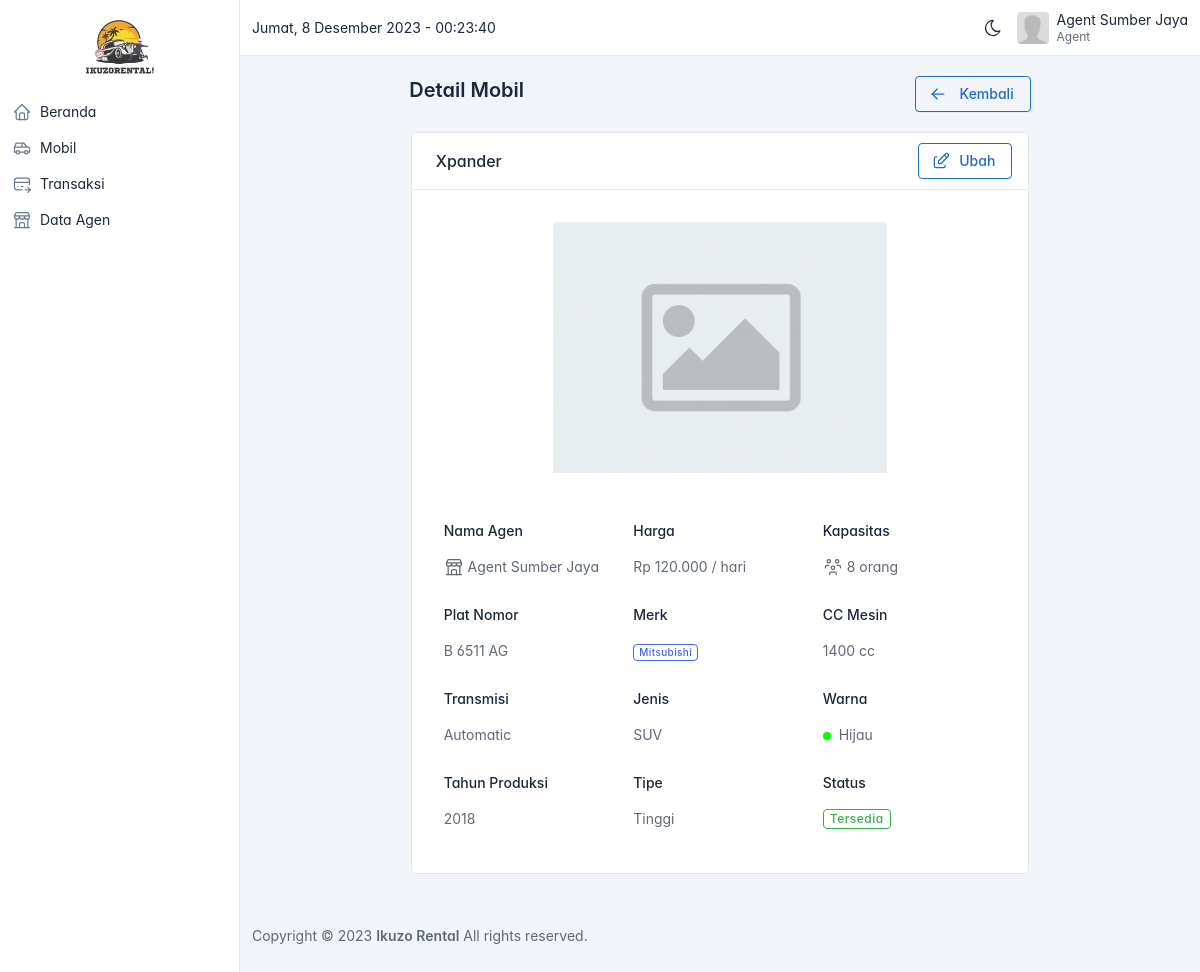
Page /agent/detail-mobil.php?id=5 (signed in) on the committed database.
### tables this page shows
CREATE TABLE `mobil` (
  `id` bigint(20) UNSIGNED NOT NULL,
  `agen_id` bigint(20) UNSIGNED NOT NULL,
  `merk_id` bigint(20) UNSIGNED NOT NULL,
  `jenis_id` bigint(20) UNSIGNED NOT NULL,
  `transmisi_id` bigint(20) UNSIGNED NOT NULL,
  `warna_id` bigint(20) UNSIGNED NOT NULL,
  `cc_id` bigint(20) UNSIGNED NOT NULL,
  `tipe_id` bigint(20) UNSIGNED NOT NULL,
  `nama` varchar(255) NOT NULL,
  `plat_nomor` varchar(255) NOT NULL,
  `tahun` varchar(255) DEFAULT NULL,
  `harga` bigint(20) NOT NULL,
  `kapasitas` int(11) NOT NULL,
  `foto` varchar(255) DEFAULT NULL,
  `status` varchar(255) NOT NULL DEFAULT 'available'
);

CREATE TABLE `agen` (
  `id` bigint(20) UNSIGNED NOT NULL,
  `user_id` bigint(20) UNSIGNED NOT NULL,
  `nama` varchar(255) NOT NULL,
  `alamat` varchar(255) DEFAULT NULL,
  `telepon` varchar(255) DEFAULT NULL,
  `no_rekening` varchar(255) DEFAULT NULL,
  `bank` varchar(255) DEFAULT NULL,
  `atas_nama` varchar(255) DEFAULT NULL
);

CREATE TABLE `merk_mobil` (
  `id` bigint(20) UNSIGNED NOT NULL,
  `nama` varchar(255) NOT NULL
);

CREATE TABLE `cc` (
  `id` bigint(20) UNSIGNED NOT NULL,
  `nama` varchar(255) NOT NULL
);

CREATE TABLE `transmisi` (
  `id` bigint(20) UNSIGNED NOT NULL,
  `nama` varchar(255) NOT NULL
);

CREATE TABLE `jenis_mobil` (
  `id` bigint(20) UNSIGNED NOT NULL,
  `nama` varchar(255) NOT NULL
);

CREATE TABLE `warna` (
  `id` bigint(20) UNSIGNED NOT NULL,
  `nama` varchar(255) NOT NULL,
  `kode` varchar(255) NOT NULL
);

CREATE TABLE `tipe_mobil` (
  `id` bigint(20) UNSIGNED NOT NULL,
  `nama` varchar(255) NOT NULL
);

### helper/helpers.php (called while the page is built, shortened)
<?php
function asset($path)
{
  $request_uri = $_SERVER['REQUEST_URI'];
  $array = explode('/', $request_uri);
  $app_url = $array[0] . '/' . $array[1];
  return $app_url . '/assets/' . $path;
}
function format_rupiah($angka)
{
  $hasil_rupiah = "Rp " . number_format($angka, 0, ',', '.');
  return $hasil_rupiah;
}

### agent/detail-mobil.php (the view, shortened to what this page needs)
<?php
include('partials/header.php');
$id = $_GET['id'];
$qeury = "
  SELECT
    mobil.*,
    merk_mobil.nama AS merk,
    jenis_mobil.nama AS jenis,
    transmisi.nama AS transmisi,
    warna.nama AS warna,
    warna.kode AS kode_warna,
    cc.nama AS cc,
    agen.nama AS agen,
    tipe_mobil.nama AS tipe
  FROM mobil
  JOIN merk_mobil ON merk_mobil.id = mobil.merk_id
  JOIN jenis_mobil ON jenis_mobil.id = mobil.jenis_id
  JOIN transmisi ON transmisi.id = mobil.transmisi_id
  JOIN warna ON warna.id = mobil.warna_id
  JOIN cc ON cc.id = mobil.cc_id
  JOIN agen ON agen.id = mobil.agen_id
  JOIN tipe_mobil ON tipe_mobil.id = mobil.tipe_id
  WHERE mobil.id = $id
";
$result = mysqli_query($conn, $qeury);
$car = mysqli_fetch_assoc($result);
?>
<div class="page-header d-print-none">
  <div class="container-xl">
    <div class="row g-2 align-items-center justify-content-center">
      <div class="col-12 col-lg-8 col-md-10">
        <div class="row">
          <div class="col">
            <h2 class="page-title">
              Detail Mobil
            </h2>
          </div>
          <div class="col-auto ms-auto d-print-none">
            <div class="btn-list d-flex">
              <a href="mobil.php" class="btn btn-outline-primary d-none d-sm-inline-block">
                Kembali
              </a>
            </div>
          </div>
        </div>
      </div>
    </div>
  </div>
</div>
<div class="page-body">
  <div class="container-xl">
    <div class="row row-cards justify-content-center">
      <div class="col-lg-8 col-md-10">
        <div class="card">
          <div class="card-header">
            <h3 class="card-title"><?= $car['nama'] ?></h3>
            <div class="card-actions">
              <a class="btn btn-outline-primary w-100" href="ubah-mobil.php?id=<?= $car['id'] ?>">
                Ubah
              </a>
            </div>
          </div>
          <div class="px-sm-5 py-3 py-sm-4 w-75 mx-auto">
            <a data-fslightbox="gallery<?= $index ?>" href="<?= asset($car['foto'] != '' ? $car['foto'] : 'images/default.png') ?>">
              <div class="img-responsive card-img-top" style="background-image: url(<?= asset($car['foto'] != '' ? $car['foto'] : 'images/default.png') ?>)">
              </div>
            </a>
          </div>
          <div class="card-body px-4">
            <div class="row">
              <div class="col-md-4 col-6">
                <div class="mb-3">
                  <label class="form-label">Nama Agen</label>
                  <div class="form-control-plaintext">
                    <div class="text-muted mb-1">
                      <?= $car['agen'] ?>
                    </div>
                  </div>
                </div>
              </div>
              <div class="col-md-4 col-6">
                <div class="mb-3">
                  <label class="form-label">Harga</label>
                  <div class="form-control-plaintext">
                    <div class="text-muted mb-1">
                      <?= format_rupiah($car['harga']) ?> / hari
                    </div>
                  </div>
                </div>
              </div>
              <div class="col-md-4 col-6">
                <div class="mb-3">
                  <label class="form-label">Kapasitas</label>
                  <div class="form-control-plaintext">
                    <div class="text-muted mb-1">
                      <?= $car['kapasitas'] ?> orang
                    </div>
                  </div>
                </div>
              </div>
              <div class="col-md-4 col-6">
                <div class="mb-3">
                  <label class="form-label">Plat Nomor</label>
                  <div class="form-control-plaintext">
                    <div class="text-muted mb-1">
                      <?= $car['plat_nomor'] ?>
                    </div>
                  </div>
                </div>
              </div>
              <div class="col-md-4 col-6">
                <div class="mb-3">
                  <label class="form-label">Merk</label>
                  <div class="form-control-plaintext">
                    <div class="text-muted mb-1">
                      <span class="badge badge-outline text-indigo fs-6"><?= $car['merk'] ?></span>
                    </div>
                  </div>
                </div>
              </div>
              <div class="col-md-4 col-6">
                <div class="mb-3">
                  <label class="form-label">CC Mesin</label>
                  <div class="form-control-plaintext">
                    <div class="text-muted mb-1">
                      <?= $car['cc'] ?> cc
                    </div>
                  </div>
                </div>
              </div>
              <div class="col-md-4 col-6">
                <div class="mb-3">
                  <label class="form-label">Transmisi</label>
                  <div class="form-control-plaintext">
                    <div class="text-muted mb-1">
                      <?= $car['transmisi'] ?>
                    </div>
                  </div>
                </div>
              </div>
              <div class="col-md-4 col-6">
                <div class="mb-3">
                  <label class="form-label">Jenis</label>
                  <div class="form-control-plaintext">
                    <div class="text-muted mb-1">
                      <?= $car['jenis'] ?>
                    </div>
                  </div>
                </div>
              </div>
              <div class="col-md-4 col-6">
                <div class="mb-3">
                  <label class="form-label">Warna</label>
                  <div class="form-control-plaintext">
                    <div class="text-muted mb-1">
                      <span class="badge me-1" style="background-color: <?= $car['kode_warna'] ?>;"></span>
                      <?= $car['warna'] ?>
                    </div>
                  </div>
                </div>
              </div>
              <div class="col-md-4 col-6">
                <div class="mb-3">
                  <label class="form-label">Tahun Produksi</label>
                  <div class="form-control-plaintext">
                    <div class="text-muted mb-1">
                      <?= $car['tahun'] ?>
                    </div>
                  </div>
                </div>
              </div>
              <div class="col-md-4 col-6">
                <div class="mb-3">
                  <label class="form-label">Tipe</label>
                  <div class="form-control-plaintext">
                    <div class="text-muted mb-1">
                      <?= $car['tipe'] ?>
                    </div>
                  </div>
                </div>
              </div>
              <div class="col-md-4 col-6">
                <div class="mb-3">
                  <label class="form-label">Status</label>
                  <div class="form-control-plaintext">
                    <div class="text-muted mb-1">
                      <span class="badge badge-outline text-<?= $car['status'] == 'available' ? 'green' : 'pink' ?>">
                        <?= $car['status'] == 'available' ? 'Tersedia' : 'Tidak Tersedia' ?>
                      </span>
                    </div>
                  </div>
                </div>
              </div>
            </div>
          </div>
        </div>
      </div>
    </div>
  </div>
</div>
<?php include('partials/footer.php') ?>

### agent/partials/header.php (style rules this page uses)
body { font-feature-settings: "cv03", "cv04", "cv11"; }

### rows in the picture
mobil: nama "Xpander", agen.nama "Agent Sumber Jaya", harga "Rp 120.000", kapasitas "8", plat_nomor "B 6511 AG", merk.nama "Mitsubishi", cc.nama "1400", transmisi.nama "Automatic", jenis.nama "SUV", warna.nama "Hijau", tahun "2018", tipe.nama "Tinggi"

### other values in the picture
mb_strimwidth($_SESSION['user']['nama'], 0, 24, '...') "Agent Sumber Jaya"
$_SESSION['user']['role'] "Agent"
